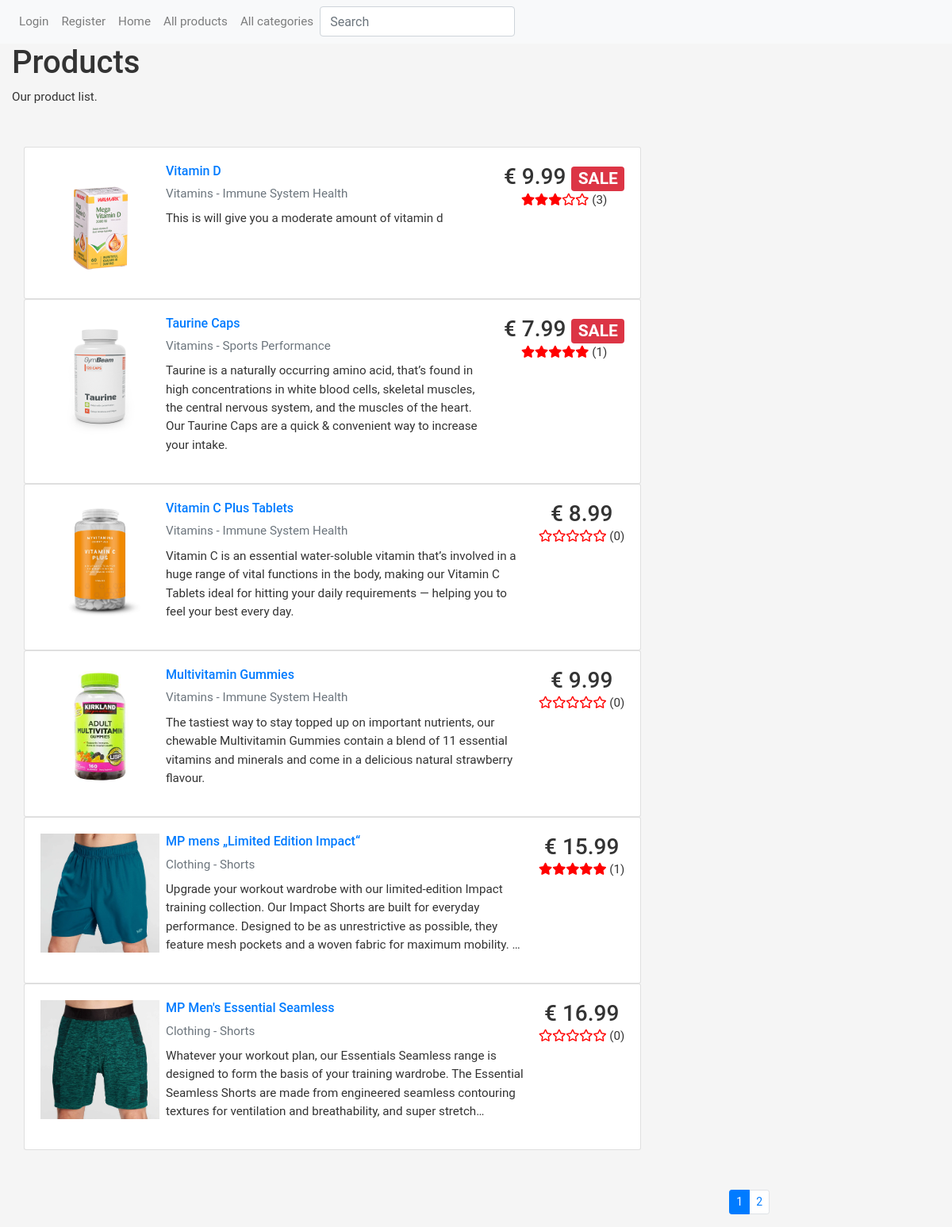
The page /eshop/products/ on the database its author committed.
### eshop/models.py (models this page shows, shortened)
class Product(models.Model):
    name = models.CharField('Name', max_length=200)
    category = models.ForeignKey('Category', on_delete=models.SET_NULL, null=True)
    sub_category = models.ForeignKey('SubCategory', on_delete=models.SET_NULL, null=True)
    description = models.TextField(
        'Description', max_length=1000, help_text='Short description of the product')
    price = models.FloatField('Price', help_text='Price of the product')
    discount_price = models.FloatField(blank=True, null=True)
    picture = models.ImageField('Picture', upload_to='pictures', null=True)
    slug = models.SlugField()
    def get_absolute_url(self):
        return reverse('eshop:product', kwargs={
            'slug': self.slug
        })
    @property
    def avg_rating(self):
        rating = ProductReview.objects.filter(product=self.pk).aggregate(Avg('rating'))['rating__avg']
        if rating == None:
            return None
        rounded_rating = round(rating)
        return rounded_rating

class Category(models.Model):
    name = models.CharField('Name', max_length=200)
    def __str__(self):
        return f"{self.name}"
    class Meta:
        verbose_name = 'Category'
        verbose_name_plural = 'Categories'

class SubCategory(models.Model):
    name = models.CharField('Name', max_length=200)
    category = models.ForeignKey('Category', on_delete=models.SET_NULL, null=True)
    def __str__(self):
        return f"{self.name}"
    class Meta:
        verbose_name = 'Sub category'
        verbose_name_plural = 'Sub categories'

class ProductReview(models.Model):
    product = models.ForeignKey('Product', on_delete=models.SET_NULL, null=True, blank=True)
    reviewer = models.ForeignKey(User, on_delete=models.CASCADE, null=True, blank=True)
    date_created = models.DateTimeField(auto_now_add=True)
    Rating_CHOICES = (
        (1, 'Poor'),
        (2, 'Average'),
        (3, 'Good'),
        (4, 'Very Good'),
        (5, 'Excellent')
    )
    rating = models.IntegerField(choices=Rating_CHOICES, default=1)
    content = models.TextField('Review', max_length=2000)

### eshop/views.py (the view)
# urls.py: path('products/', views.products, name='products'),
def products(request):
    paginator = Paginator(Product.objects.all(), 6)
    page_number = request.GET.get('page')
    paged_products = paginator.get_page(page_number)
    context = {
        'products': paged_products
    }
    return render(request, 'products.html', context=context)

### eshop/templates/products.html (shortened to what this page needs)
{% extends "base.html" %}
{% load static %}
{% block content %}
  <h1>Products</h1>
  <p>Our product list.</p>
    <div class="container-fluid justify-content-center mt-50 mb-50">
    <div class="row">
        <div class="col-md-10">
            {% for p in products %}
            <div class="card card-body">
                <div class="media align-items-center align-items-lg-start text-center text-lg-left flex-column flex-lg-row">
                    {% if p.picture %}
                        <div class="mr-2 mb-3 mb-lg-0"> <img src="{{ p.picture.url }}" width="150" height="150" alt=""> </div>
                    {% else %}
                        <div class="card-img-actions"> <img src="{% static 'img/no-image.png' %}" class="card-img img-fluid" height="350" alt=""></div>
                    {% endif %}
                    <div class="media-body">
                        <h6 class="media-title font-weight-semibold"> <a href="{{ p.get_absolute_url }}" data-abc="true">{{ p.name }}</a> </h6>
                        <ul class="list-inline list-inline-dotted mb-3 mb-lg-2">
                            <li class="list-inline-item"><a href="#" class="text-muted" data-abc="true">{{ p.category }} - {{ p.sub_category }}</a></li>
                        </ul>
                        <p class="">{{ p.description|truncatechars:255 }}</p>
                    </div>
                    <div class="mt-3 mt-lg-0 ml-lg-3 text-center">
                        <h3 class="mb-0 font-weight-semibold">€
                                {% if p.discount_price %}
                                {{ p.discount_price }}
                                <span class="badge badge-danger">SALE</span>
                                {% else %}
                                {{ p.price }}
                                {% endif %}</h3>
                        <div>
                                {% if p.avg_rating %}
                                    {% if p.avg_rating == 1 %}
                                        <i class="fa fa-star"></i><i class="far fa-star"></i><i class="far fa-star"></i><i class="far fa-star"></i><i class="far fa-star"></i>
                                    {% elif p.avg_rating == 2 %}
                                        <i class="fa fa-star"></i><i class="fa fa-star"></i><i class="far fa-star"></i><i class="far fa-star"></i><i class="far fa-star"></i>
                                    {% elif p.avg_rating == 3 %}
                                        <i class="fa fa-star"></i><i class="fa fa-star"></i><i class="fa fa-star"></i><i class="far fa-star"></i><i class="far fa-star"></i>
                                    {% elif p.avg_rating == 4 %}
                                        <i class="fa fa-star"></i><i class="fa fa-star"></i><i class="fa fa-star"></i><i class="fa fa-star"></i><i class="far fa-star"></i>
                                    {% elif p.avg_rating == 5 %}
                                        <i class="fa fa-star"></i><i class="fa fa-star"></i><i class="fa fa-star"></i><i class="fa fa-star"></i><i class="fa fa-star"></i>
                                    {% endif %}
                                ({{ p.productreview_set.all|length }})
                                {% else %}
                                    <i class="far fa-star"></i><i class="far fa-star"></i><i class="far fa-star"></i><i class="far fa-star"></i><i class="far fa-star"></i>
                                    ({{ p.productreview_set.all|length }})
                                {% endif %}
                        </div>
                    </div>
                </div>
            </div>
            {% endfor %}
        </div>
    </div>
    </div>
        <div class="container pages">
        <nav aria-label="...">
            {% if products.has_other_pages %}
                <ul class="pagination pagination-sm justify-content-end">
                    {% for i in products.paginator.page_range %}
                        {% if products.number == i %}
                            <li class="page-item active">
                                <a class="page-link" href="#">{{ i }}</a>
                            </li>
                        {% else %}
                            <li class="page-item">
                                <a class="page-link" href="?page={{ i }}">{{ i }}</a>
                            </li>
                        {% endif %}
                    {% endfor %}
                </ul>
            {% endif %}
        </nav>
    </div>
{% endblock %}

### eshop/static/css/styles.css (style rules this page uses)
body { font-family: Roboto, -apple-system, BlinkMacSystemFont, "Segoe UI", Roboto, "Helvetica Neue", Arial, sans-serif, "Apple Color Emoji", "Segoe UI Emoji", "Segoe UI Symbol", "Noto Color Emoji"; font-size: 0.95rem; font-weight: 400; line-height: 1.5385; color: #333; background-color: #f5f5f5 }
.mt-50 { margin-top: 50px }
.mb-50 { margin-bottom: 50px }
a { text-decoration: none !important }
.fa, .fa-star-half-alt, .fa-star { color: red }
.card { position: relative; display: -ms-flexbox; display: flex; -ms-flex-direction: column; flex-direction: column; min-width: 0; word-wrap: break-word; background-color: #fff; background-clip: border-box; border: 1px solid rgba(0, 0, 0, .125); border-radius: .1875rem; }
.card-body { -ms-flex: 1 1 auto; flex: 1 1 auto; padding: 1.25rem; text-align: center; }

### rows shown on the page
Product: picture (picture), name "Vitamin D", category "Vitamins", sub_category "Immune System Health", description "This is will give you a moderate amount of vitamin d", discount_price "9.99", productreview_set.all|length "3"
Product: picture (picture), name "Taurine Caps", category "Vitamins", sub_category "Sports Performance", description "Taurine is a naturally occurring amino acid, that’s found in high concentrations in white blood cells, skeletal muscles, the central nervous system, and the muscles of the heart. Our Taurine Caps are a quick & convenient way to increase your intake.", discount_price "7.99", productreview_set.all|length "1"
Product: picture (picture), name "Vitamin C Plus Tablets", category "Vitamins", sub_category "Immune System Health", description "Vitamin C is an essential water-soluble vitamin that’s involved in a huge range of vital functions in the body, making our Vitamin C Tablets ideal for hitting your daily requirements — helping you to feel your best every day.", price "8.99", productreview_set.all|length "0"
Product: picture (picture), name "Multivitamin Gummies", category "Vitamins", sub_category "Immune System Health", description "The tastiest way to stay topped up on important nutrients, our chewable Multivitamin Gummies contain a blend of 11 essential vitamins and minerals and come in a delicious natural strawberry flavour.", price "9.99", productreview_set.all|length "0"
Product: picture (picture), name "MP mens „Limited Edition Impact“", category "Clothing", sub_category "Shorts", description "Upgrade your workout wardrobe with our limited-edition Impact training collection. Our Impact Shorts are built for everyday performance. Designed to be as unrestrictive as possible, they feature mesh pockets and a woven fabric for maximum mobility. …", price "15.99", productreview_set.all|length "1"
Product: picture (picture), name "MP Men's Essential Seamless", category "Clothing", sub_category "Shorts", description "Whatever your workout plan, our Essentials Seamless range is designed to form the basis of your training wardrobe. The Essential Seamless Shorts are made from engineered seamless contouring textures for ventilation and breathability, and super stretch…", price "16.99", productreview_set.all|length "0"

### other values the page prints
{{ i }} "1"
{{ i }} "2"
